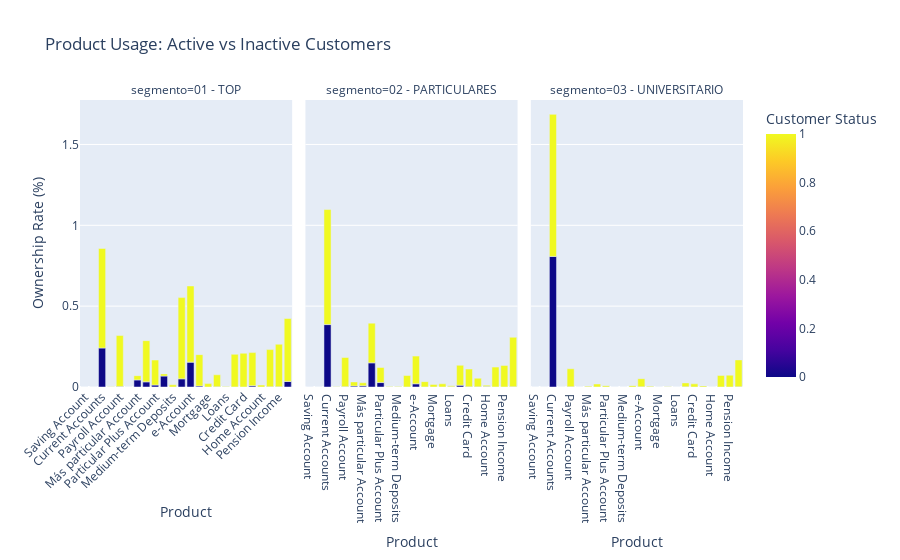

Write notebook code for a chart like this one.
### Code cell
import plotly.express as px


df_train = df_train.dropna(subset = 'ind_actividad_cliente')
df_train['ind_actividad_cliente'] = df_train['ind_actividad_cliente'].astype(int)
df_product_segment_relation2 = df_train.groupby(['segmento','ind_actividad_cliente'])[ult1_columns].mean()


df_melted2 = df_product_segment_relation2.reset_index().melt(
    id_vars=['segmento','ind_actividad_cliente'],
    var_name='product',
    value_name='ownership_rate'
)
df_melted2['product'] = df_melted2['product'].map(product_labels)

fig = px.bar(
    df_melted2, 
    x='product', 
    y='ownership_rate', 
    color='ind_actividad_cliente',
    barmode='group',
    facet_col='segmento',
    title='Product Usage: Active vs Inactive Customers',
    labels={
        'product': 'Product',
        'count': 'Number of Customers',
        'ind_actividad_cliente': 'Customer Status',
        'ownership_rate':'Ownership Rate (%)'
    },
)

fig.update_layout(xaxis_tickangle=-45)
fig.show()

### Figure 1 — Plotly figure (JSON) as saved in the notebook; plotly's stock layout.template omitted (floating-point values rounded to 4 significant figures)
{"data": [{"alignmentgroup": "True", "hovertemplate": "segmento=01 - TOP<br>Product=%{x}<br>Ownership Rate (%)=%{y}<br>Customer Status=%{marker.color}<extra></extra>", "legendgroup": "", "marker": {"color": [0, 1, 0, 1, 0, 1, 0, 1, 0, 1, 0, 1, 0, 1, 0, 1, 0, 1, 0, 1, 0, 1, 0, 1, 0, 1, 0, 1, 0, 1, 0, 1, 0, 1, 0, 1, 0, 1, 0, 1, 0, 1, 0, 1, 0, 1, 0, 1], "coloraxis": "coloraxis", "pattern": {"shape": ""}}, "name": "", "offsetgroup": "", "orientation": "v", "showlegend": false, "textposition": "auto", "type": "bar", "x": ["Saving Account", "Saving Account", "Guarantees", "Guarantees", "Current Accounts", "Current Accounts", "Derivada Account", "Derivada Account", "Payroll Account", "Payroll Account", "Junior Account", "Junior Account", "Más particular Account", "Más particular Account", "Particular Account", "Particular Account", "Particular Plus Account", "Particular Plus Account", "Short-term Deposits", "Short-term Deposits", "Medium-term Deposits", "Medium-term Deposits", "Long-term Deposits", "Long-term Deposits", "e-Account", "e-Account", "Funds", "Funds", "Mortgage", "Mortgage", "Pensions", "Pensions", "Loans", "Loans", "Taxes", "Taxes", "Credit Card", "Credit Card", "Securities", "Securities", "Home Account", "Home Account", "Payroll", "Payroll", "Pension Income", "Pension Income", "Direct Debit", "Direct Debit"], "xaxis": "x", "y": [0, 0.0002078, 0, 0.0002313, 0.241, 0.6159, 0, 0.001883, 0.003521, 0.3147, 0, 0.0002277, 0.04373, 0.02632, 0.0318, 0.2547, 0.01204, 0.1548, 0.06758, 0.01341, 0, 0.0136, 0.05043, 0.5024, 0.1538, 0.4711, 0.006134, 0.1941, 0, 0.02103, 0.001363, 0.0741, 0.0002272, 0.002386, 0.0005679, 0.2015, 0.0002272, 0.2086, 0.007497, 0.2052, 0.0001136, 0.01179, 0.001249, 0.2302, 0.001363, 0.2629, 0.0343, 0.3892], "yaxis": "y"}, {"alignmentgroup": "True", "hovertemplate": "segmento=02 - PARTICULARES<br>Product=%{x}<br>Ownership Rate (%)=%{y}<br>Customer Status=%{marker.color}<extra></extra>", "legendgroup": "", "marker": {"color": [0, 1, 0, 1, 0, 1, 0, 1, 0, 1, 0, 1, 0, 1, 0, 1, 0, 1, 0, 1, 0, 1, 0, 1, 0, 1, 0, 1, 0, 1, 0, 1, 0, 1, 0, 1, 0, 1, 0, 1, 0, 1, 0, 1, 0, 1, 0, 1], "coloraxis": "coloraxis", "pattern": {"shape": ""}}, "name": "", "offsetgroup": "", "orientation": "v", "showlegend": false, "textposition": "auto", "type": "bar", "x": ["Saving Account", "Saving Account", "Guarantees", "Guarantees", "Current Accounts", "Current Accounts", "Derivada Account", "Derivada Account", "Payroll Account", "Payroll Account", "Junior Account", "Junior Account", "Más particular Account", "Más particular Account", "Particular Account", "Particular Account", "Particular Plus Account", "Particular Plus Account", "Short-term Deposits", "Short-term Deposits", "Medium-term Deposits", "Medium-term Deposits", "Long-term Deposits", "Long-term Deposits", "e-Account", "e-Account", "Funds", "Funds", "Mortgage", "Mortgage", "Pensions", "Pensions", "Loans", "Loans", "Taxes", "Taxes", "Credit Card", "Credit Card", "Securities", "Securities", "Home Account", "Home Account", "Payroll", "Payroll", "Pension Income", "Pension Income", "Direct Debit", "Direct Debit"], "xaxis": "x2", "y": [9.847e-05, 0.0002179, 0, 4.517e-05, 0.386, 0.7116, 0.0001301, 0.0009104, 0.002155, 0.1804, 0.006044, 0.02533, 0.007053, 0.01926, 0.1492, 0.2458, 0.02738, 0.09334, 0.0004573, 0.003056, 1.948e-05, 0.003512, 0.0005589, 0.07032, 0.0197, 0.1714, 0.0004347, 0.03275, 5.16e-05, 0.01616, 0.0001785, 0.0196, 0.001653, 0.006383, 0.0112, 0.1231, 0.0008638, 0.11, 0.0008823, 0.05338, 0.003075, 0.008126, 0.0004492, 0.1226, 0.0005355, 0.133, 0.001667, 0.3057], "yaxis": "y2"}, {"alignmentgroup": "True", "hovertemplate": "segmento=03 - UNIVERSITARIO<br>Product=%{x}<br>Ownership Rate (%)=%{y}<br>Customer Status=%{marker.color}<extra></extra>", "legendgroup": "", "marker": {"color": [0, 1, 0, 1, 0, 1, 0, 1, 0, 1, 0, 1, 0, 1, 0, 1, 0, 1, 0, 1, 0, 1, 0, 1, 0, 1, 0, 1, 0, 1, 0, 1, 0, 1, 0, 1, 0, 1, 0, 1, 0, 1, 0, 1, 0, 1, 0, 1], "coloraxis": "coloraxis", "pattern": {"shape": ""}}, "name": "", "offsetgroup": "", "orientation": "v", "showlegend": false, "textposition": "auto", "type": "bar", "x": ["Saving Account", "Saving Account", "Guarantees", "Guarantees", "Current Accounts", "Current Accounts", "Derivada Account", "Derivada Account", "Payroll Account", "Payroll Account", "Junior Account", "Junior Account", "Más particular Account", "Más particular Account", "Particular Account", "Particular Account", "Particular Plus Account", "Particular Plus Account", "Short-term Deposits", "Short-term Deposits", "Medium-term Deposits", "Medium-term Deposits", "Long-term Deposits", "Long-term Deposits", "e-Account", "e-Account", "Funds", "Funds", "Mortgage", "Mortgage", "Pensions", "Pensions", "Loans", "Loans", "Taxes", "Taxes", "Credit Card", "Credit Card", "Securities", "Securities", "Home Account", "Home Account", "Payroll", "Payroll", "Pension Income", "Pension Income", "Direct Debit", "Direct Debit"], "xaxis": "x3", "y": [0, 0, 0, 0, 0.8075, 0.8787, 2.023e-06, 2.576e-05, 0.001676, 0.1108, 6.068e-06, 4.204e-05, 0.0001344, 0.005229, 0.0003751, 0.01836, 6.646e-05, 0.008259, 2.803e-05, 0.0003668, 0, 0.0003051, 1.185e-05, 0.008424, 0.0009614, 0.05038, 4.334e-06, 0.004567, 0, 0.0007139, 5.779e-06, 0.001214, 0, 0.0002407, 0.001449, 0.02393, 3.323e-05, 0.01958, 1.878e-05, 0.006849, 1.098e-05, 0.0002848, 0.0001323, 0.07141, 0.0001349, 0.073, 0.001306, 0.1663], "yaxis": "y3"}], "layout": {"annotations": [{"font": {}, "showarrow": false, "text": "segmento=01 - TOP", "x": 0.16, "xanchor": "center", "xref": "paper", "y": 1, "yanchor": "bottom", "yref": "paper"}, {"font": {}, "showarrow": false, "text": "segmento=02 - PARTICULARES", "x": 0.5, "xanchor": "center", "xref": "paper", "y": 1, "yanchor": "bottom", "yref": "paper"}, {"font": {}, "showarrow": false, "text": "segmento=03 - UNIVERSITARIO", "x": 0.84, "xanchor": "center", "xref": "paper", "y": 1, "yanchor": "bottom", "yref": "paper"}], "barmode": "group", "coloraxis": {"colorbar": {"title": {"text": "Customer Status"}}, "colorscale": [[0, "#0d0887"], [0.1111, "#46039f"], [0.2222, "#7201a8"], [0.3333, "#9c179e"], [0.4444, "#bd3786"], [0.5556, "#d8576b"], [0.6667, "#ed7953"], [0.7778, "#fb9f3a"], [0.8889, "#fdca26"], [1, "#f0f921"]]}, "legend": {"tracegroupgap": 0}, "title": {"text": "Product Usage: Active vs Inactive Customers"}, "xaxis": {"anchor": "y", "domain": [0, 0.32], "tickangle": -45, "title": {"text": "Product"}}, "xaxis2": {"anchor": "y2", "domain": [0.34, 0.66], "matches": "x", "title": {"text": "Product"}}, "xaxis3": {"anchor": "y3", "domain": [0.68, 1.0], "matches": "x", "title": {"text": "Product"}}, "yaxis": {"anchor": "x", "domain": [0, 1], "title": {"text": "Ownership Rate (%)"}}, "yaxis2": {"anchor": "x2", "domain": [0, 1], "matches": "y", "showticklabels": false}, "yaxis3": {"anchor": "x3", "domain": [0, 1], "matches": "y", "showticklabels": false}}}
